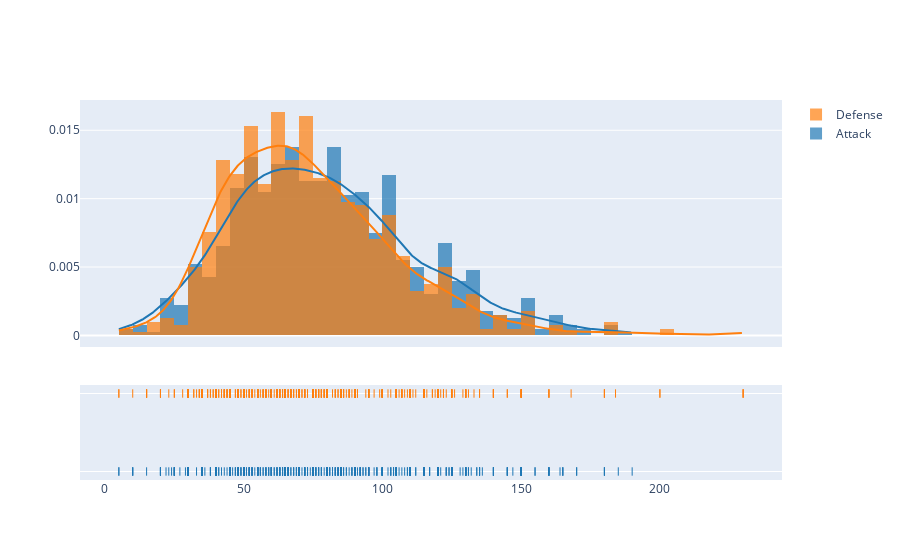

Here is the notebook cell this chart was saved with:
### Code cell
hist_data = [df['Attack'],df['Defense']]
group_labels = ['Attack','Defense']

fig = ff.create_distplot(hist_data, group_labels, bin_size=5)
iplot(fig, filename='Distplot of Attack and defense')

### Figure 1 — Plotly figure (JSON) as saved in the notebook; plotly's stock layout.template omitted (floating-point values rounded to 4 significant figures; data arrays with more than 128 entries replaced by an {"elided": "..."} marker saying what was removed)
{"data": [{"histnorm": "probability density", "legendgroup": "Attack", "marker": {"color": "rgb(31, 119, 180)"}, "name": "Attack", "opacity": 0.7, "type": "histogram", "x": {"elided": "800 int values"}, "xaxis": "x", "xbins": {"end": 190, "size": 5, "start": 5}, "yaxis": "y"}, {"histnorm": "probability density", "legendgroup": "Defense", "marker": {"color": "rgb(255, 127, 14)"}, "name": "Defense", "opacity": 0.7, "type": "histogram", "x": {"elided": "800 int values"}, "xaxis": "x", "xbins": {"end": 230, "size": 5, "start": 5}, "yaxis": "y"}, {"legendgroup": "Attack", "marker": {"color": "rgb(31, 119, 180)"}, "mode": "lines", "name": "Attack", "showlegend": false, "type": "scatter", "x": {"elided": "500 float values"}, "xaxis": "x", "y": {"elided": "500 float values"}, "yaxis": "y"}, {"legendgroup": "Defense", "marker": {"color": "rgb(255, 127, 14)"}, "mode": "lines", "name": "Defense", "showlegend": false, "type": "scatter", "x": {"elided": "500 float values"}, "xaxis": "x", "y": {"elided": "500 float values"}, "yaxis": "y"}, {"legendgroup": "Attack", "marker": {"color": "rgb(31, 119, 180)", "symbol": "line-ns-open"}, "mode": "markers", "name": "Attack", "showlegend": false, "type": "scatter", "x": {"elided": "800 int values"}, "xaxis": "x", "y": {"elided": "800 str values"}, "yaxis": "y2"}, {"legendgroup": "Defense", "marker": {"color": "rgb(255, 127, 14)", "symbol": "line-ns-open"}, "mode": "markers", "name": "Defense", "showlegend": false, "type": "scatter", "x": {"elided": "800 int values"}, "xaxis": "x", "y": {"elided": "800 str values"}, "yaxis": "y2"}], "layout": {"autosize": true, "barmode": "overlay", "hovermode": "closest", "legend": {"traceorder": "reversed"}, "xaxis": {"anchor": "y2", "autorange": true, "domain": [0, 1], "range": [-9.568, 244.6], "type": "linear", "zeroline": false}, "yaxis": {"anchor": "free", "autorange": true, "domain": [0.35, 1], "position": 0, "range": [-0.0008477, 0.01721], "type": "linear"}, "yaxis2": {"anchor": "x", "autorange": true, "domain": [0, 0.25], "dtick": 1, "range": [-0.1818, 1.182], "showticklabels": false, "type": "category"}}}
